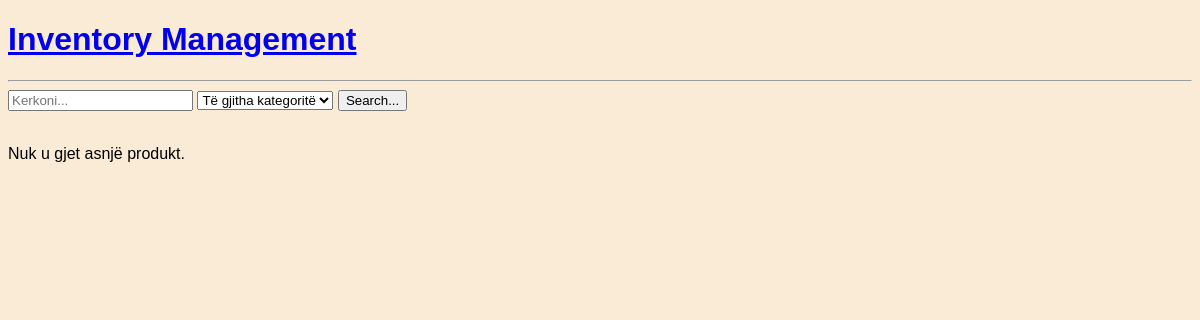
The page /product_list/ on the database as committed earlier.
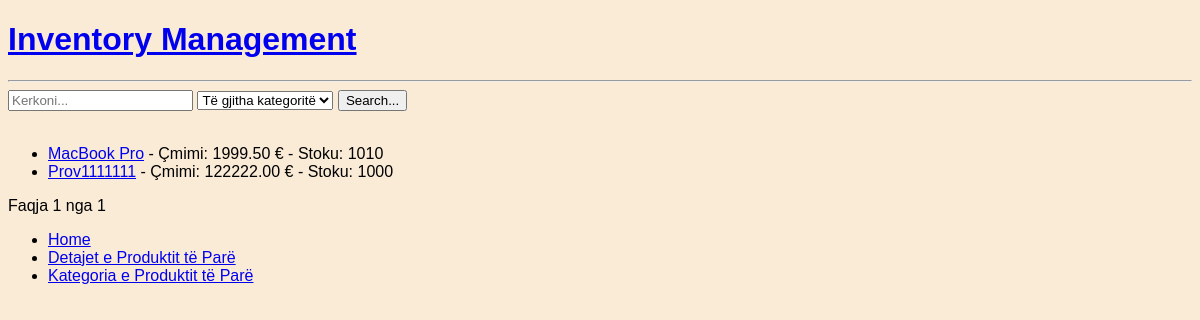
The same page on the database as committed later.
### stock/models.py (models this page shows, shortened)
class Product(models.Model):
    category = models.ForeignKey(Category, on_delete=models.CASCADE)
    name = models.CharField(max_length=255)
    description = models.TextField(null=True, blank=True)
    price = models.DecimalField(max_digits=10, decimal_places=2)
    stock_quantity = models.PositiveIntegerField(default=0)
    minimum_stock = models.PositiveIntegerField(default=5)
    created_at = models.DateTimeField(auto_now_add=True)
    updated_at = models.DateTimeField(auto_now=True)

### stock/views.py (the view)
# urls.py: path('product_list/', views.product_list, name='product_list'),
def product_list(request):
    query = request.GET.get('q', '')
    category_id = request.GET.get('category', '')
    products = Product.objects.all()
    if query:
        products = products.filter(Q(name__icontains=query) | Q(description__icontains=query))
    if category_id:
        products = products.filter(category_id=category_id)
    paginator = Paginator(products, 10)
    page_number = request.GET.get('page')
    page_obj = paginator.get_page(page_number)
    categories = Category.objects.all()
    return render(request, 'product_list.html', {'query':query, 'category_id':category_id, 'products':products, 'paginator':paginator,
                    'page_number':page_number, 'page_obj':page_obj, 'categories':categories})

### templates/product_list.html (shortened to what this page needs)
{% extends 'main.html' %}
{% block content %}
<div>
    <form method="GET" action="{% url 'product_list' %}" >
        <input type="text" name="q" placeholder="Kerkoni..." value="{{ request.GET.q }}">
            <select name="category">
                <option value="">Të gjitha kategoritë</option>
            </select>
        <button type="submit">Search...</button>
    </form>
    <br>
    {% if page_obj %}
        <ul>
            {% for product in page_obj %}
                <li>
                    <a href="{% url 'product_detail' product.id %}">{{ product.name }}</a>
                    - Çmimi: {{ product.price }} €
                    - Stoku: {{ product.stock_quantity }}
                </li>
            {% endfor %}
        </ul>
        <div>
            Faqja {{ page_obj.number }} nga {{ page_obj.paginator.num_pages }}
        </div>
    {% else %}
        <p>Nuk u gjet asnjë produkt.</p>
    {% endif %}
    {% if page_obj %}
        <ul>
            <li><a href="{% url 'home' %}">Home</a></li>
            <li><a href="{% url 'product_detail' page_obj.0.id %}">Detajet e Produktit të Parë</a></li>
            <li><a href="{% url 'category_detail' page_obj.0.category.id %}">Kategoria e Produktit të Parë</a></li>
        </ul>
    {% endif %}
</div>
{% endblock content %}

Rows that differ between the two databases and show on the page:
added Product: name "MacBook Pro", price "1999.50", stock_quantity "1010"
added Product: name "Prov1111111", price "122222.00", stock_quantity "1000"
Other text that changed with them:
{{ page_obj.number }}: (not shown) → "1"
{{ page_obj.paginator.num_pages }}: (not shown) → "1"
text no longer shown: "Nuk u gjet asnjë produkt."
text now shown: "Faqja nga Home Detajet e Produktit të Parë Kategoria e Produktit të Parë"
